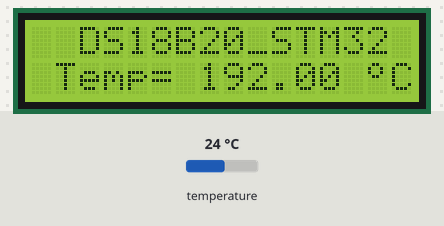
A sketch run on a simulated STM32 Blue Pill. On the bench: 16×2 character LCD. The test bench sets the inputs (shaded band); at power-on: temperature 24 °C. What the sketch prints to the serial monitor is not drawn.

Above: at 1.2 s.
1.3 s: temperature set to 12 °C
At 9.3 s:
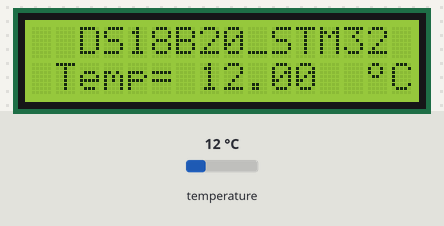
9.6 s: temperature set to 28 °C
At 16.0 s:
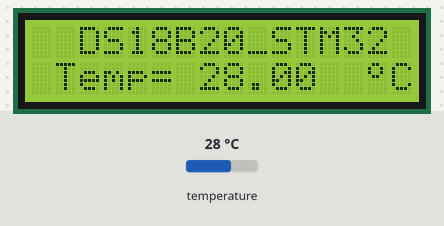
17.1 s: temperature set to 33 °C
At 23.8 s:
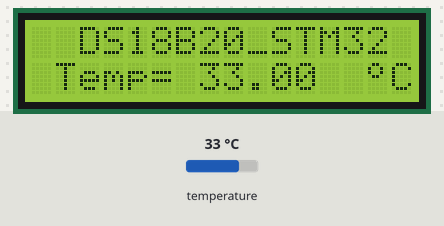
24.6 s: temperature set to 7 °C
At 30.2 s:
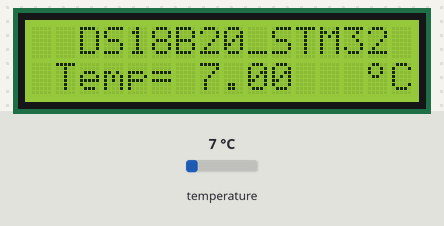
Timing chart, 0 to 31.7 s (numbered marks = the images above; inputs shaded):
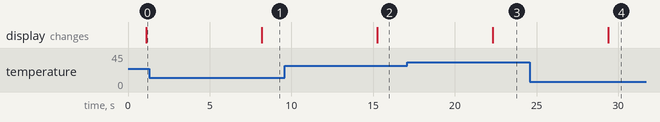

The sketch:

DS18B20_Temperature.ino
```cpp
/*
 * Project_Name    :   DS18B20_Temperature
 * File_Name       :   DS18B20_Temperature.ino
 * Author          :   Mohamed Akram JABALLAH
 * Target          :   STM32F103C8T6_Blue_Pill
 * Environnement   :   Arduino IDE 2.1
*/


#include <OneWireSTM.h>
#include <Wire.h>
#include <LiquidCrystal_I2C.h>

OneWire  ds(PB10);

LiquidCrystal_I2C lcd(0x27, 16, 2);

byte degree [8] = {
  0b01100,
  0b10010,
  0b10010,
  0b01100,
  0b00000,
  0b00000,
  0b00000,
  0b00000
};

void setup(void) {
  Serial.begin(9600);
  lcd.init();
  lcd.createChar (1, degree);
}

void loop(void) {
  byte i;
  byte present = 0;
  byte type_s;
  byte data[12];
  byte addr[8];
  float celsius ;

  if ( !ds.search(addr)) {
    Serial.println();
    ds.reset_search();
    delay(5000);
    return;
  }

   Serial.print("ROM =");
  for( i = 0; i < 8; i++) {
    Serial.write(' ');
    Serial.print(addr[i], HEX);
  }

  // the first ROM byte indicates which chip
  if (addr[0] == 0x10) {
    Serial.println("  Chip = DS18B20");
    }

  ds.reset();
  ds.select(addr);
  ds.write(0x44, 1);   // start conversion, with parasite power on at the end
  delay(1000);
  present = ds.reset();
  ds.select(addr);
  ds.write(0xBE);         // Read Scratchpad

  Serial.print("  Data = ");
  Serial.print(present, HEX);
  Serial.print(" ");

  for ( i = 0; i < 9; i++) {
    data[i] = ds.read();
    Serial.print(data[i], HEX);
    Serial.print(" ");
  }
  Serial.println();


  int16_t raw = (data[1] << 8) | data[0];
  if (type_s) {
    raw = raw << 3;
    if (data[7] == 0x10) {
      raw = (raw & 0xFFF0) + 12 - data[6];
    }
  } else {
    byte cfg = (data[4] & 0x60);
    if (cfg == 0x00) raw = raw & ~7;
    else if (cfg == 0x20) raw = raw & ~3;
    else if (cfg == 0x40) raw = raw & ~1;
  }
  celsius = (float)raw / 16.0;
  Serial.print("Temperature = ");
  Serial.print(celsius);
  Serial.print(" °C ");
  lcd.clear();
  lcd.backlight();
  lcd.setCursor(2,0);
  lcd.print("DS18B20_STM32");
  lcd.setCursor(1,1);
  lcd.print("Temp= ");
  lcd.print(celsius);
  lcd.setCursor(14,1);
  lcd.write(1);
  lcd.print("C");

  delay(1000);
}
```

Measured:
- after the input at 1.3 s, the display: changes after 6.9 s (image 1)
- after the input at 9.6 s, the display: changes after 5.7 s (image 2)
- after the input at 17.1 s, the display: changes after 5.2 s (image 3)
- after the input at 24.6 s, the display: changes after 4.8 s (image 4)
